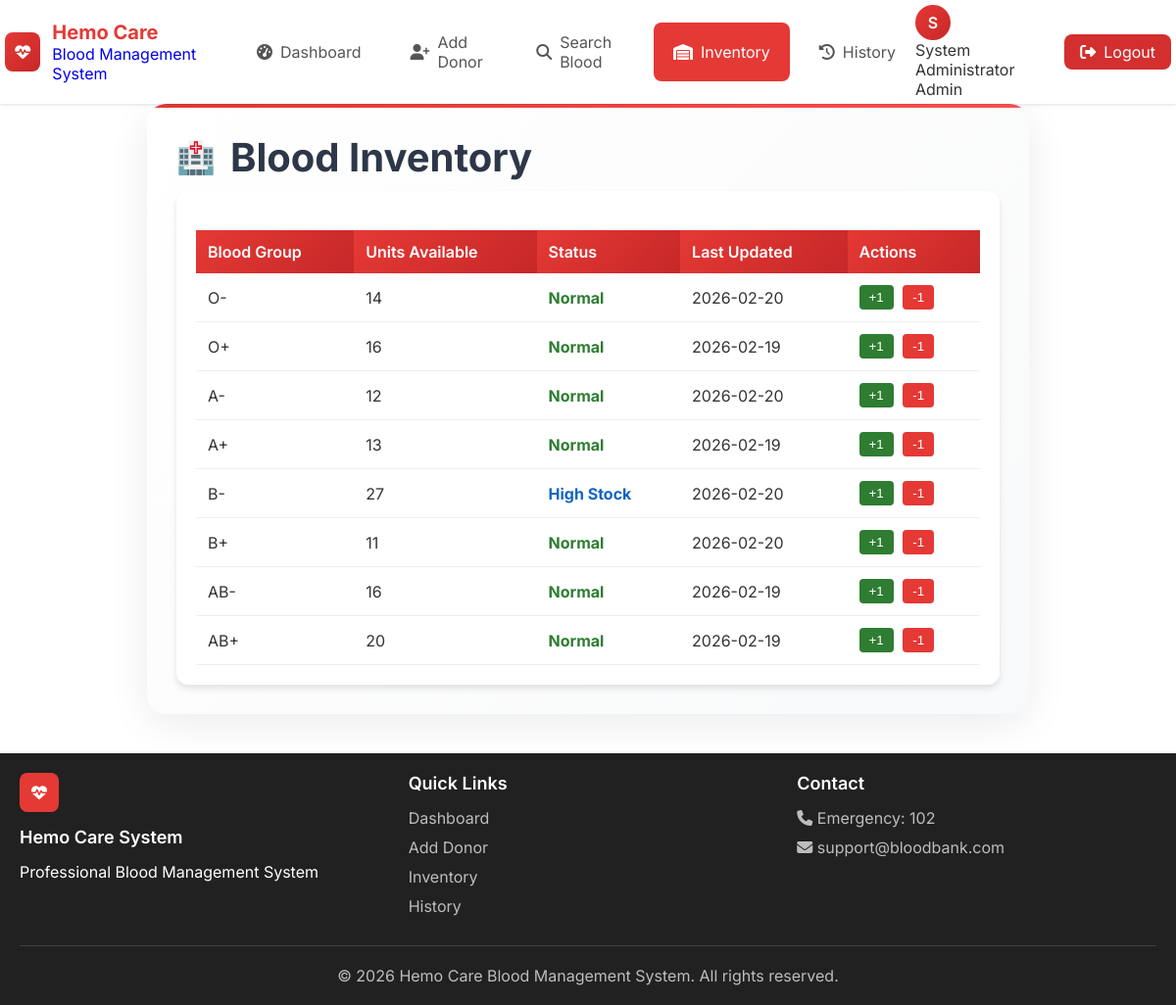
The page /inventory (signed in) on the database its author committed.
### tables this page shows
CREATE TABLE inventory (
                id INTEGER PRIMARY KEY AUTOINCREMENT,
                blood_group TEXT UNIQUE NOT NULL,
                units_available INTEGER DEFAULT 0,
                status TEXT DEFAULT 'Normal',
                last_updated TIMESTAMP DEFAULT CURRENT_TIMESTAMP
            );

### app.py (the view)
@app.route('/inventory')
@login_required
def inventory():
    conn = get_db()
    inventory_data = conn.execute('''
        SELECT blood_group, units_available, status, last_updated
        FROM inventory
        ORDER BY
            CASE blood_group
                WHEN 'O-' THEN 1
                WHEN 'O+' THEN 2
                WHEN 'A-' THEN 3
                WHEN 'A+' THEN 4
                WHEN 'B-' THEN 5
                WHEN 'B+' THEN 6
                WHEN 'AB-' THEN 7
                WHEN 'AB+' THEN 8
            END
    ''').fetchall()
    expiring_soon = conn.execute('''
        SELECT blood_group, COUNT(*) as expiring_count,
               MIN(expiry_date) as earliest_expiry
        FROM donation_history
        WHERE expiry_date BETWEEN DATE('now') AND DATE('now', '+7 days')
        GROUP BY blood_group
    ''').fetchall()
    conn.close()
    return render_template('inventory.html',
                         inventory=inventory_data,
                         expiring_soon=expiring_soon)

### app.py (called while the page is built)
def login_required(f):
    @wraps(f)
    def decorated_function(*args, **kwargs):
        if 'user_id' not in session:
            flash('Please login to access this page', 'warning')
            return redirect(url_for('login'))
        return f(*args, **kwargs)
    return decorated_function

def get_db():
    db = getattr(g, '_database', None)
    if db is None:
        db = g._database = sqlite3.connect(DATABASE, timeout=10)
        db.execute('PRAGMA journal_mode=WAL')
        db.row_factory = sqlite3.Row
    return db

### templates/inventory.html (shortened to what this page needs)
{% extends "base.html" %}
{% block content %}
<div class="form-container">
    <h1>Blood Inventory</h1>
    <div class="table-container">
        <table class="data-table">
            <thead>
                <tr>
                    <th>Blood Group</th>
                    <th>Units Available</th>
                    <th>Status</th>
                    <th>Last Updated</th>
                    <th>Actions</th>
                </tr>
            </thead>
            <tbody>
                {% for item in inventory %}
                <tr>
                    <td>{{ item.blood_group }}</td>
                    <td>{{ item.units_available }}</td>
                    <td>
                        {% if item.status == 'Low Stock' %}
                        <span style="color: #e53935; font-weight: bold;">{{ item.status }}</span>
                        {% elif item.status == 'Normal' %}
                        <span style="color: #2e7d32; font-weight: bold;">{{ item.status }}</span>
                        {% else %}
                        <span style="color: #1565c0; font-weight: bold;">{{ item.status }}</span>
                        {% endif %}
                    </td>
                    <td>{{ item.last_updated[:10] if item.last_updated else 'N/A' }}</td>
                    <td>
                        <button onclick="updateStock('{{ item.blood_group }}', 1, 'add')" style="background: #2e7d32; color: white; padding: 5px 10px; border: none; border-radius: 4px; margin-right: 5px;">+1</button>
                        <button onclick="updateStock('{{ item.blood_group }}', 1, 'remove')" style="background: #e53935; color: white; padding: 5px 10px; border: none; border-radius: 4px;">-1</button>
                    </td>
                </tr>
                {% endfor %}
            </tbody>
        </table>
    </div>
</div>
{% endblock %}

### templates/base.html (shortened to what this page needs)
<!DOCTYPE html>
<html lang="en">
<head>
    <link rel="stylesheet" href="{{ url_for('static', filename='style.css') }}">
    <link rel="stylesheet" href="https://cdnjs.cloudflare.com/ajax/libs/font-awesome/6.4.0/css/all.min.css">
</head>
<body class="page-wrapper">
    {% if session.get('user_id') %}
    <nav class="navbar" id="navbar">
        <div class="container navbar-container">
            <a href="{{ url_for('dashboard') }}" class="navbar-brand">
                <div class="brand-logo">
                    <i class="fas fa-heartbeat"></i>
                </div>
                <div class="brand-text">
                    <div class="brand-title">Hemo Care</div>
                    <div class="brand-subtitle">Blood Management System</div>
                </div>
            </a>
            <div class="nav-menu">
                <a href="{{ url_for('dashboard') }}" class="nav-item {% if request.endpoint == 'dashboard' %}active{% endif %}">
                    <i class="fas fa-tachometer-alt"></i>
                    <span>Dashboard</span>
                </a>
                <a href="{{ url_for('add_donor') }}" class="nav-item {% if request.endpoint == 'add_donor' %}active{% endif %}">
                    <i class="fas fa-user-plus"></i>
                    <span>Add Donor</span>
                </a>
                <a href="{{ url_for('search_blood') }}" class="nav-item {% if request.endpoint == 'search_blood' %}active{% endif %}">
                    <i class="fas fa-search"></i>
                    <span>Search Blood</span>
                </a>
                <a href="{{ url_for('inventory') }}" class="nav-item {% if request.endpoint == 'inventory' %}active{% endif %}">
                    <i class="fas fa-warehouse"></i>
                    <span>Inventory</span>
                </a>
                <a href="{{ url_for('history') }}" class="nav-item {% if request.endpoint == 'history' %}active{% endif %}">
                    <i class="fas fa-history"></i>
                    <span>History</span>
                </a>
            </div>
            <div class="user-menu">
                <div class="user-profile">
                    <div class="user-avatar">
                        {{ session.get('user_name', 'U')[0] }}
                    </div>
                    <div class="user-info">
                        <div class="user-name">{{ session.get('user_name', 'User') }}</div>
                        <div class="user-role">{{ session.get('user_role', 'staff')|title }}</div>
                    </div>
                </div>
                <a href="{{ url_for('logout') }}" class="logout-btn">
                    <i class="fas fa-sign-out-alt"></i>
                    <span>Logout</span>
                </a>
            </div>
        </div>
    </nav>
    {% endif %}
    <main class="main-content">
        <div class="container">
            {% block content %}{% endblock %}
        </div>
    </main>
    {% if session.get('user_id') %}
    <footer class="footer">
        <div class="container">
            <div class="footer-content">
                <div>
                    <div class="footer-logo">
                        <i class="fas fa-heartbeat"></i>
                    </div>
                    <h3 class="footer-title">Hemo Care System</h3>
                    <p>Professional Blood Management System</p>
                </div>
                <div>
                    <h3 class="footer-title">Quick Links</h3>
                    <div class="footer-links">
                        <a href="{{ url_for('dashboard') }}">Dashboard</a>
                        <a href="{{ url_for('add_donor') }}">Add Donor</a>
                        <a href="{{ url_for('inventory') }}">Inventory</a>
                        <a href="{{ url_for('history') }}">History</a>
                    </div>
                </div>
                <div>
                    <h3 class="footer-title">Contact</h3>
                    <div class="footer-links">
                        <a><i class="fas fa-phone"></i> Emergency: 102</a>
                        <a><i class="fas fa-envelope"></i> support@bloodbank.com</a>
                    </div>
                </div>
            </div>
            <div class="footer-bottom">
                <p>&copy; 2024 Hemo Care Blood Management System. All rights reserved.</p>
            </div>
        </div>
    </footer>
    {% endif %}
</body>
</html>

### static/style.css (style rules this page uses)
:root { --primary: #e53935; --primary-dark: #c62828; --primary-light: #ff5252; --secondary: #1565c0; --success: #2e7d32; --warning: #ff9800; --danger: #d32f2f; --info: #0288d1; --white: #ffffff; --light: #f5f5f5; --dark: #212121; --gray: #757575; --gray-light: #e0e0e0; --shadow-sm: 0 1px 3px rgba(0,0,0,0.12); --shadow-md: 0 4px 6px rgba(0,0,0,0.1); --shadow-lg: 0 10px 25px rgba(0,0,0,0.1); --radius: 8px; --radius-lg: 12px; --radius-xl: 16px; }
* { margin: 0; padding: 0; box-sizing: border-box; }
body { font-family: 'Inter', -apple-system, BlinkMacSystemFont, sans-serif; min-height: 100vh; color: #333; }
.navbar { background: white; box-shadow: var(--shadow-sm); position: sticky; top: 0; z-index: 1000; }
.navbar-container { display: flex; justify-content: space-between; align-items: center; padding: 5px; }
.navbar-brand { display: flex; align-items: center; gap: 12px; text-decoration: none; }
.brand-logo { width: 40px; height: 40px; background: linear-gradient(135deg, var(--primary), var(--primary-dark)); border-radius: var(--radius); display: flex; align-items: center; justify-content: center; color: white; }
.brand-title { font-size: 20px; font-weight: 700; color: var(--primary); }
.nav-menu { display: flex; gap: 10px; }
.nav-item { padding: 10px 20px; border-radius: var(--radius); text-decoration: none; color: #555; display: flex; align-items: center; gap: 8px; transition: 0.3s; }
.nav-item.active { background: var(--primary); color: white; }
.user-menu { display: flex; align-items: center; gap: 15px; }
.user-avatar { width: 36px; height: 36px; background: linear-gradient(135deg, var(--primary), var(--primary-dark)); border-radius: 50%; display: flex; align-items: center; justify-content: center; color: white; font-weight: 600; }
.logout-btn { background: #d32f2f; color: white; padding: 8px 16px; border-radius: var(--radius); text-decoration: none; display: flex; align-items: center; gap: 8px; }
.form-container { background: white; border-radius: var(--radius-lg); padding: 30px; box-shadow: var(--shadow-md); }
.table-container { background: white; border-radius: var(--radius-lg); padding: 20px; box-shadow: var(--shadow-md); overflow: auto; }
.data-table { width: 100%; border-collapse: collapse; margin-top: 20px; }
.data-table th { background: linear-gradient(135deg, var(--primary), var(--primary-dark)); color: white; padding: 12px; text-align: left; font-weight: 600; }
.data-table td { padding: 12px; border-bottom: 1px solid #eee; }
.footer { background: #212121; color: white; padding: 20px; margin-top: 40px; }
.footer-content { display: grid; grid-template-columns: repeat(auto-fit, minmax(200px, 1fr)); gap: 30px; margin-bottom: 30px; }
.footer-logo { width: 40px; height: 40px; background: var(--primary); border-radius: var(--radius); display: flex; align-items: center; justify-content: center; margin-bottom: 15px; }
.footer-title { font-size: 18px; font-weight: 600; margin-bottom: 15px; }
.footer-links { display: flex; flex-direction: column; gap: 10px; }
.footer-links a { color: #bdbdbd; text-decoration: none; }
.footer-bottom { text-align: center; padding-top: 20px; border-top: 1px solid #424242; color: #bdbdbd; }
.form-container { max-width: 900px; margin: 0 auto; padding: 30px; background: linear-gradient(135deg, #ffffff 0%, #f8f9fa 100%); border-radius: 20px; box-shadow: 0 10px 40px rgba(0, 0, 0, 0.08); position: relative; overflow: hidden; }
.form-container::before { content: ''; position: absolute; top: 0; left: 0; right: 0; height: 4px; background: linear-gradient(90deg, #e53935, #ff5252); }
.form-container h1 { color: #2d3748; font-size: 2.5rem; margin-bottom: 10px; display: flex; align-items: center; gap: 15px; }
.form-container h1::before { content: '🏥'; font-size: 2rem; }

### rows shown on the page
inventory: blood_group "O-", units_available "14", status "Normal", last_updated "2026-02-20"
inventory: blood_group "O+", units_available "16", status "Normal", last_updated "2026-02-19"
inventory: blood_group "A-", units_available "12", status "Normal", last_updated "2026-02-20"
inventory: blood_group "A+", units_available "13", status "Normal", last_updated "2026-02-19"
inventory: blood_group "B-", units_available "27", status "High Stock", last_updated "2026-02-20"
inventory: blood_group "B+", units_available "11", status "Normal", last_updated "2026-02-20"
inventory: blood_group "AB-", units_available "16", status "Normal", last_updated "2026-02-19"
inventory: blood_group "AB+", units_available "20", status "Normal", last_updated "2026-02-19"

### other values the page prints
{{ session.get('user_name', 'U')[0] }} "S"
{{ session.get('user_name', 'User') }} "System Administrator"
{{ session.get('user_role', 'staff')|title }} "Admin"
